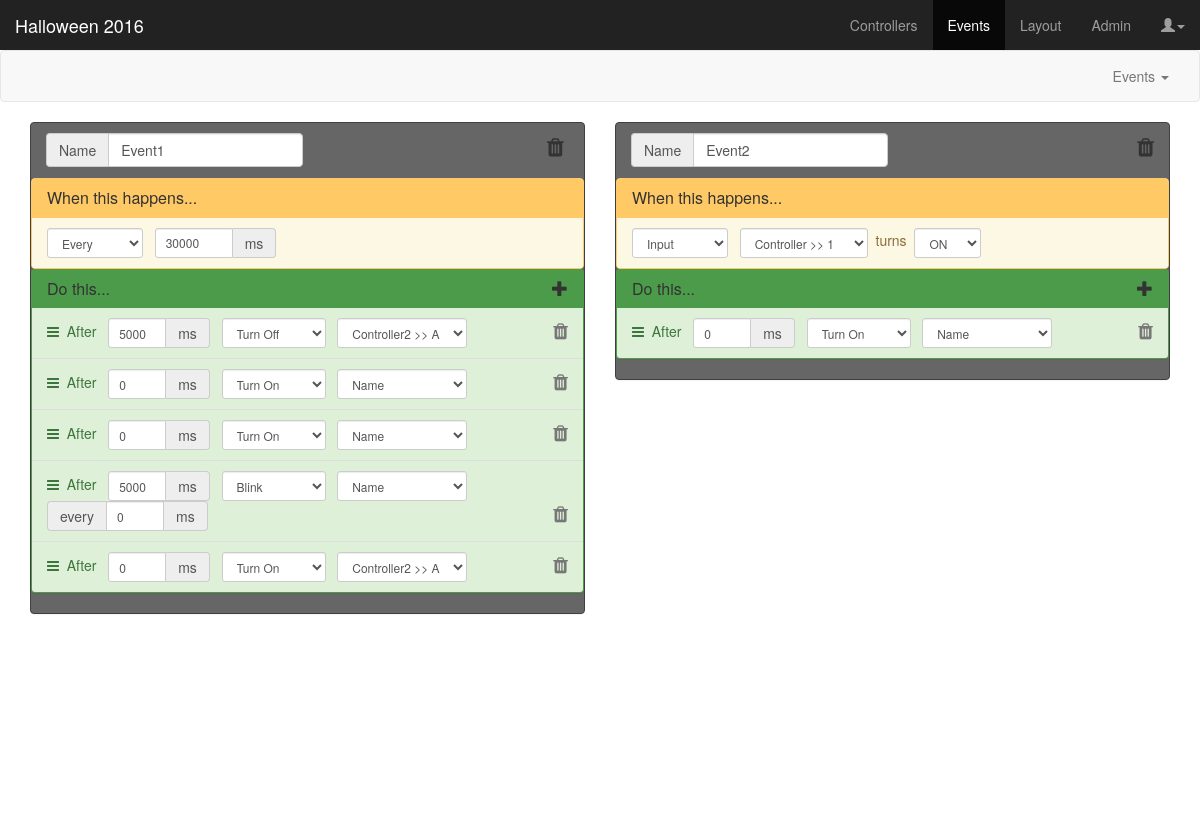
/dashboard, run on the app's committed database.
### app/models.py (models this page shows, shortened)
class Event(db.Model):
	id = db.Column(db.Integer, primary_key=True)
	project_id = db.Column(db.Integer, db.ForeignKey('project.id'))
	name = db.Column(db.String(24))
	loop = db.Column(db.Integer, default=1)
	triggers = db.relationship(
		'Trigger',
		secondary = event_triggers,
		primaryjoin = 'event_triggers.c.event_id == Event.id',
		secondaryjoin = 'event_triggers.c.trigger_id == Trigger.id',
		backref = db.backref('events', lazy='dynamic'),
		lazy = 'dynamic')
	actions = db.relationship(
		'Action',
		secondary = event_actions,
		backref = db.backref('events', lazy='dynamic'),
		lazy = 'dynamic')
	@property
	def serialize(self):
		return {
			'id': self.id,
			'project_id': self.project_id,
			'name': self.name,
			'loop': self.loop,
			'triggers': self.serialize_triggers,
			'actions': self.serialize_actions
		}
	@property
	def serialize_triggers(self):
		return [item.serialize for item in self.triggers]
	@property
	def serialize_actions(self):
		return [item.serialize for item in self.actions]

class Trigger(db.Model):
	id = db.Column(db.Integer, primary_key=True)
	input_id = db.Column(db.Integer, db.ForeignKey('port.id'))
	triggertype_id = db.Column(db.Integer, db.ForeignKey('triggertype.id'), default=0)
	param1 = db.Column(db.String(8), default='0')
	param2 = db.Column(db.String(8), default='0')
	@property
	def serialize(self):
		return{
			'id': self.id,
			'input_id': self.input_id,
			'tt_id': self.triggertype_id,
			'param1': self.param1,
			'param2': self.param2
		}

class Action(db.Model):
	id = db.Column(db.Integer, primary_key=True)
	output_id = db.Column(db.Integer, db.ForeignKey('port.id'))
	sound_id = db.Column(db.Integer, db.ForeignKey('sound.id'))
	actiontype_id = db.Column(db.Integer, db.ForeignKey('actiontype.id'), default=0)
	delay = db.Column(db.String(8), default='0')
	param1 = db.Column(db.String(8), default='0')
	order = db.Column(db.Integer)
	@property
	def serialize(self):
		return{
			'id': self.id,
			'order': self.order,
			'output_id': self.output_id,
			'sound_id': self.sound_id,
			'actiontype_id': self.actiontype_id,
			'delay': self.delay,
			'param1': self.param1
		}

class Controller(db.Model):
	id = db.Column(db.Integer, primary_key=True)
	project_id = db.Column(db.Integer, db.ForeignKey('project.id'))
	color_id = db.Column(db.Integer, db.ForeignKey('color.id'))
	name = db.Column(db.String(25), unique=True)
	ports = db.relationship('Port', backref='controller')

class Port(db.Model):
	id = db.Column(db.Integer, primary_key=True)
	controller_id = db.Column(db.Integer, db.ForeignKey('controller.id'))
	port = db.Column(db.String(2))
	name = db.Column(db.String(25))
	state = db.Column(db.String(10))
	type = db.Column(db.String(8))
	@property
	def serialize(self):
		return {
			'id': self.id,
			'cid': self.controller_id,
			'cname': self.controller.name,
			'port': self.port,
			'name': self.name,
			'state': self.state,
			'type': self.type,
			'color_id': self.controller.color_id
		}

### app/views.py (the view)
@app.route('/dashboard')
def dashboard():
	project = projectname
	controllers = Controller.query.filter(Controller.project_id==projectid)
	if controllers.count() == 0:
		return redirect("/controllers")
	return render_template('dashboard.html',
		title='Dashboard',
		projectname=project,
		inputs=[i.serialize for i in Port.query.filter(Port.type == 'input', Port.state != 'DISABLED')],
		triggertypes=[tt.serialize for tt in Triggertype.query.all()],
		actiontypes=[at.serialize for at in Actiontype.query.all()],
		outputs=[o.serialize for o in Port.query.filter(Port.type == 'output', Port.state != 'DISABLED')],
		sounds=sounds,
		events=[e.serialize for e in Event.query.all()]
	)

### app/models.py (called while the page is built)
	@property
	def serialize(self):
		return {
			'id': self.id,
			'name': self.name,
			'type': self.type
		}

	@property
	def serialize(self):
		return{
			'id': self.id,
			'name': self.name,
			'type': self.type
		}

### app/templates/dashboard.html (shortened to what this page needs)
{% extends "base.html" %}
{% block content %}
<link href="static/css/dashboard.css" rel="stylesheet">
<nav class="navbar navbar-default">
  <div class="container-fluid">
    <div class="collapse navbar-collapse" id="navbar-collapse-1">
      <ul class="nav navbar-nav navbar-right">
        <li class="dropdown">
        <a href="#" class="dropdown-toggle" data-toggle="dropdown">Events <span class="caret"></span></a>
      </ul>
    </div>
  </div>
</nav>
<div class="container-fluid dashboard">
  <div class="col-md-6 odd-col">
    {% for e in events|selectattr("id", "odd") %}
    <div class="panel panel-event" id="event-{{ e.id }}">
      <form class="form-inline">
        <div class="panel-heading">
          <h3 class="panel-title">
            <div class="form-group">
              <div class="input-group">
                <span class="input-group-addon">Name</span>
                <input type="text" class="form-control update-event" name="eventname" value="{{ e.name }}" />
              </div>
            </div>
            <span class="pull-right">
              <i class="fa fa-trash fa-fw fa-lg form-control-static delete-event" data-eventid="event-{{ e.id }}"></i>
            </span>
          </h3>
        </div>
        <div class="panel panel-trigger">
          <div class="panel-heading">
            <h3 class="panel-title">When this happens...</h3>
          </div>
          <ul class="list-group trigger-list">
            {% for t in e.triggers %}
            <li class="list-group-item list-group-item-warning" id="trigger-{{ t.id }}">
              <select class="form-control triggertype-select update-event input-sm" name="triggertype_id">
                {% for tt in triggertypes %}
                <option value="{{ tt.id }}"{% if t.tt_id == tt.id %} selected{% endif %}>{{ tt.name }}</option>
                {% endfor %}
              </select>&nbsp;&nbsp;
              <span class="trigger-group Every{% if t.tt_id != 1 %} hidden{% endif %}">
                <div class="input-group">
                  <input class="form-control update-event input-sm" name="every-param1" value="{% if t.tt_id == 1 %}{{ t.param1 }}{% else %}1000{% endif %}" size=6 />
                  <span class="input-group-addon">ms</span>
                </div>
              </span>
            </li>
            {% endfor %}
          </ul>
        </div>
        <div class="panel panel-action">
          <div class="panel-heading">
            <h3 class="panel-title">Do this...<div class="add-action pull-right" data-placement="right" data-toggle="tooltip" title="Add an Action to this Event..." data-eventid="event-{{ e.id }}" data-container="body"><span class="glyphicon glyphicon-plus"></span></div></h3>
          </div>
          <ul class="list-group sortable action-list">
            {% for a in e.actions|sort(attribute='order') %}
            <li class="list-group-item list-group-item-success" id="action-{{ a.id }}">
              <i class="fa fa-bars"></i><span>&nbsp;&nbsp;After&nbsp;&nbsp;</span>
              <div class="input-group">
                <input type="text" class="form-control delay update-event input-sm" name="action-{{ a.id }}-delay" value="{{ a.delay }}" size=3 />
                <span class="input-group-addon">ms</span>
              </div>&nbsp;&nbsp;
              <select class="form-control actiontype-select update-event input-sm" name="action-{{ a.id }}-actiontype_id">
                {% for at in actiontypes %}
                <option value="{{ at.id }}"{% if a.actiontype_id == at.id %} selected{% endif %}>{{ at.name }}</option>
                {% endfor %}
              </select>&nbsp;&nbsp;
              <span class="action-group Turn Toggle Blink">
                <select class="form-control output_id update-event input-sm" name="action-{{ a.id }}-output_id">
                  {% for o in outputs %}
                  <option value="{{ o.id }}"{% if a.output_id == o.id %} selected{% endif %}>{% if o.name|length == 1 %}{{ o.cname }} >> {% endif %}{{ o.name }}</option>
                  {% endfor %}
                </select>&nbsp;&nbsp;
                <div class="input-group Blink{% if a.actiontype_id != 3 %} hidden{% endif %}">
                  <span class="input-group-addon">every</span>
                  <input type="text" class="form-control param1 update-event input-sm" name="action-{{ a.id }}-param1" value="{{ a.param1 }}" size=3 />
                  <span class="input-group-addon">ms</span>
                </div>
              </span>
              <i class="pull-right fa fa-trash fa-lg form-control-static text-muted delete-action" data-actionid="action-{{ a.id }}" data-eventid="event-{{ e.id }}"></i>
            </li>
            {% endfor %}
          </ul>
        </div>
      </form>
    </div>
    {% endfor %}
  </div>
  <div class="col-md-6 even-col">
    {% for e in events|selectattr("id", "even") %}
    <div class="panel panel-event" id="event-{{ e.id }}">
      <form class="form-inline">
        <div class="panel-heading">
          <h3 class="panel-title">
            <div class="form-group">
              <div class="input-group">
                <span class="input-group-addon">Name</span>
                <input type="text" class="form-control update-event" name="eventname" value="{{ e.name }}" />
              </div>
            </div>
            <span class="pull-right">
              <i class="fa fa-trash fa-lg form-control-static delete-event" data-eventid="event-{{ e.id }}"></i>
            </span>
          </h3>
        </div>
        <div class="panel panel-trigger">
          <div class="panel-heading">
            <h3 class="panel-title">When this happens...</h3>
          </div>
          <ul class="list-group trigger-list">
            {% for t in e.triggers %}
            <li class="list-group-item list-group-item-warning" id="trigger-{{ t.id }}">
              <select class="form-control triggertype-select update-event input-sm" name="triggertype_id">
                {% for tt in triggertypes %}
                <option value="{{ tt.id }}" {% if t.tt_id == tt.id %} selected{% endif %}>{{ tt.name }}</option>
                {% endfor %}
              </select>&nbsp;&nbsp;
              <span class="trigger-group Input{% if t.tt_id != 0 %} hidden{% endif %}">
                <select class="form-control update-event input-sm" name="port_id">
                  {% for i in inputs %}
                  <option value="{{ i.id }}" {% if t.input_id == i.id %} selected{% endif %}>{% if i.name|length == 1 %}{{ i.cname }} >> {% endif %}{{ i.name }}</option>
                  {% endfor %}
                </select>
                &nbsp;turns&nbsp;
                <select class="form-control update-event input-sm" name="input-param1">
                  <option value="ON"{% if t.param1 == "ON" %} selected{% endif %}>ON</option>
                </select>
              </span>
            </li>
            {% endfor %}
          </ul>
        </div>
        <div class="panel panel-action">
          <div class="panel-heading">
            <h3 class="panel-title">Do this...<div class="add-action pull-right" data-placement="right" data-toggle="tooltip" title="Add an Action to this Event..." data-eventid="event-{{ e.id }}" data-container="body"><span class="glyphicon glyphicon-plus"></span></div></h3>
          </div>
          <ul class="list-group sortable action-list">
            {% for a in e.actions|sort(attribute='order') %}
            <li class="list-group-item list-group-item-success" id="action-{{ a.id }}">
              <i class="fa fa-bars"></i><span>&nbsp;&nbsp;After&nbsp;&nbsp;</span>
              <div class="input-group">
                <input type="text" class="form-control delay update-event input-sm" name="action-{{ a.id }}-delay" value="{{ a.delay }}" size=3 />
                <span class="input-group-addon">ms</span>
              </div>&nbsp;&nbsp;
              <select class="form-control actiontype-select update-event input-sm" name="action-{{ a.id }}-actiontype_id">
                {% for at in actiontypes %}
                <option value="{{ at.id }}"{% if a.actiontype_id == at.id %} selected{% endif %}>{{ at.name }}</option>
                {% endfor %}
              </select>&nbsp;&nbsp;
              <span class="action-group Turn Toggle Blink">
                <select class="form-control output_id update-event input-sm" name="action-{{ a.id }}-output_id">
                  {% for o in outputs %}
                  <option value="{{ o.id }}"{% if a.output_id == o.id %} selected{% endif %}>{% if o.name|length == 1 %}{{ o.cname }} >> {% endif %}{{ o.name }}</option>
                  {% endfor %}
                </select>&nbsp;&nbsp;
              </span>
              <i class="pull-right fa fa-trash fa-lg form-control-static text-muted delete-action" data-actionid="action-{{ a.id }}" data-eventid="event-{{ e.id }}"></i>
            </li>
            {% endfor %}
          </ul>
        </div>
      </form>
    </div>
    {% endfor %}          </div>
</div>
{% endblock %}

### app/templates/base.html (shortened to what this page needs)
<!DOCTYPE html>
<html lang="en">
  <head>
    <link href="static/css/bootstrap.min.css" rel="stylesheet">
    <link href="static/font-awesome-4.6.3/css/font-awesome.min.css" rel="stylesheet">
    <link href="static/css/animate.min.css" rel="stylesheet">
  </head>
  <body>
    <nav class="navbar navbar-inverse navbar-fixed-top">
      <div class="container-fluid">
        <div class="navbar-header">
          {% if projectname %}<a class="navbar-brand" href="#">{{ projectname }}</a>{% endif %}
        </div>
        <div id="navbar" class="navbar-collapse collapse">
          <ul class="nav navbar-nav navbar-right">
            <li id="controllers"><a href="controllers">Controllers</a></li>
            <li id="events"><a href="dashboard">Events</a></li>
            <li id="layout"><a href="#">Layout</a></li>
            <li id="admin"><a href="admin">Admin</a></li>
            <li>
              <a href="#" class="dropdown-toggle" data-toggle="dropdown"><span class="glyphicon glyphicon-user"></span><span class="caret"></span></a>
            </li>
          </ul>
        </div>
      </div>
    </nav>
    {% block content %}{% endblock %}
  </body>
</html>

### app/static/css/dashboard.css (style rules this page uses)
body { padding-top: 50px; }
.navbar-fixed-top { border: 0; }
.dashboard { height: calc(100vh - 100px); }
.panel-trigger { border: 1px solid #FFC966; margin-bottom: 0; }
.panel-trigger > .panel-heading { background-color: #FFC966; }
.panel-action { background-color: #4b9b4b; }
.panel-event { background-color: #666666; border: 1px solid #404040; }

### data on the page
Event: eventname "Event1", delay "0" "0" "0", name "Name" "Name" "Controller2 >> A"
Trigger: every-param1 "30000"
Action: delay "5000", name "Controller2 >> A"
Action: delay "5000", name "Name", param1 "0"
Event: eventname "Event2", port_id "Controller >> 1", delay "0", name "Name"

### other printed values
{{ projectname }} "Halloween 2016"
form field triggertype_id "Every"
form field value "Turn Off"
form field value "Turn On"
form field value "Blink"
form field triggertype_id "Input"
